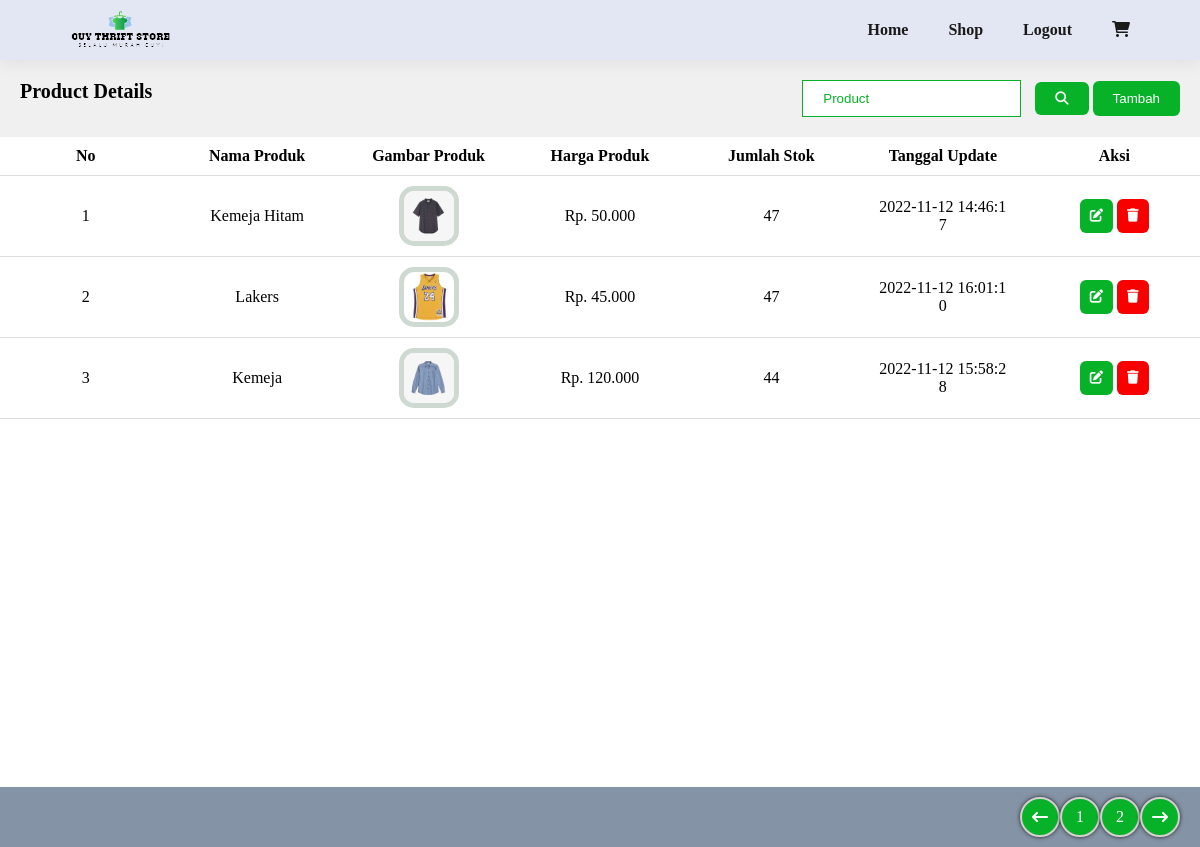
/admin/admin.php (signed in), run on an earlier commit of the app's database.
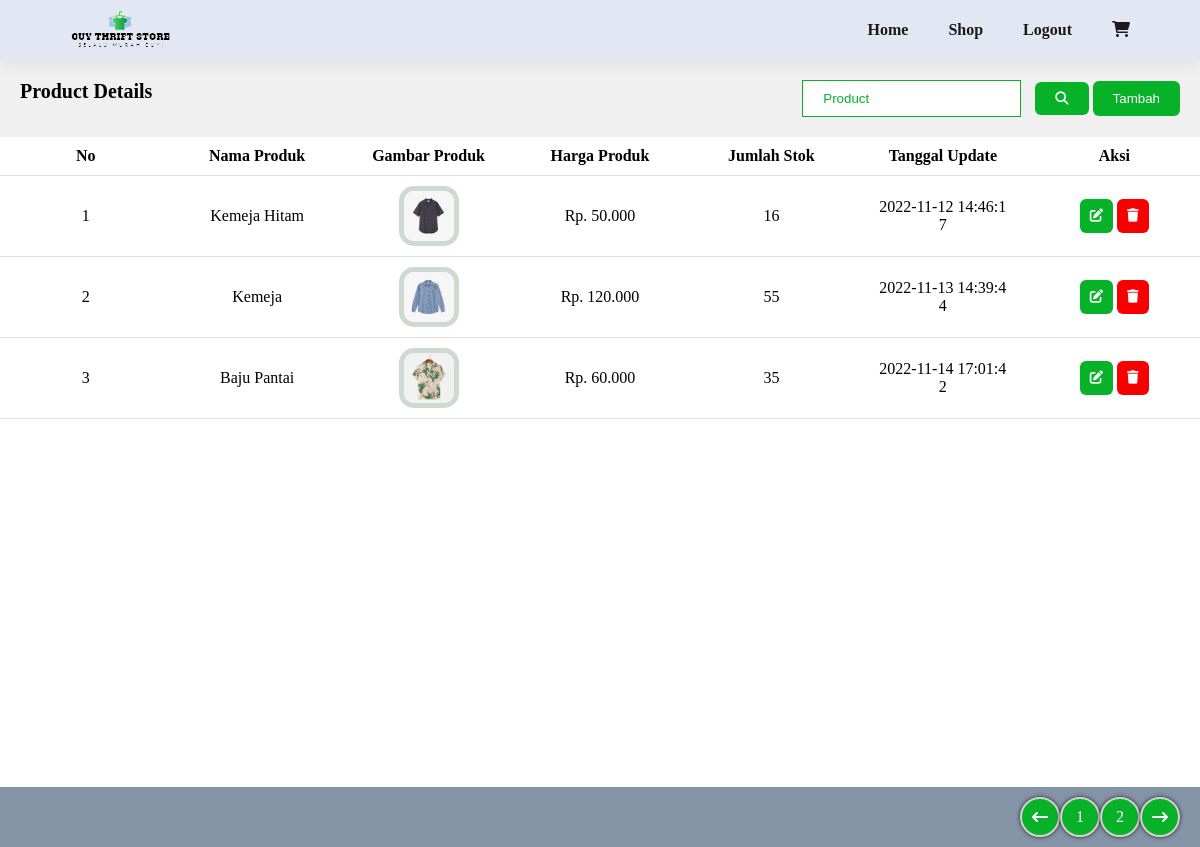
And on a later commit of the database.
### tables this page shows
CREATE TABLE `produk` (
  `Id_Produk` int(10) NOT NULL,
  `Nama_Produk` varchar(50) NOT NULL,
  `Gambar` varchar(255) NOT NULL,
  `Harga` int(15) NOT NULL,
  `Sisa_Stok` int(10) NOT NULL,
  `Tanggal` varchar(255) NOT NULL
);

### admin/admin.php (the view, shortened to what this page needs)
<?php
    require '../koneksi.php';
    if(isset($_SESSION['login'])){
      if($_SESSION['Role'] === "admin"){
        if (isset($_POST['cari'])) {
            $cari = $_POST['keyword'];
            $data = mysqli_query($conn, "SELECT * FROM produk WHERE Nama_Produk LIKE '%$cari%' OR Gambar LIKE '%$cari%' OR Harga LIKE '%$cari%' OR Sisa_Stok LIKE '%$cari%'");
        } else {
            $data = mysqli_query($conn, "SELECT * FROM produk ORDER BY Id_Produk ASC");
        }
      }else{
        header("Location: ../user/index_user.php");
      }
    }else{
        header("Location: ../umum/index.php");
    }
?>
<html lang="en">
<head>
    <link rel="stylesheet" href="../css/crud.css">
    <link rel="stylesheet" href="../css/style.css">
    <link rel="stylesheet" href="../fontawesome/css/all.css">
</head>
<body>
    <section id="header">
        <a href="#"><img src="../img/CUYLOGO-removebg-preview.png" class="logo " alt=""></a>
        <div>
            <ul id="navbar">
               <div class="navigation">
                <li><a href="index_admin.php">Home</a></li>
                <li><a href="shop_admin.php">Shop</a></li>
                <li><a href="../logout.php">Logout</li>
                <li id="bg-lg"><a href="admin.php"><i class="fa-solid fa-cart-shopping"></i></a></li>
               </div>
            </ul>
        </div>
    </section>
    <div class="table">
        <div class="table-header">
            <p>Product Details</p>
            <div>
                <form action="" method="post">
                    <input name="keyword" placeholder="Product">
                    <button class="tambah" name="cari"><i class="fa-sharp fa-solid fa-magnifying-glass"></i></button>
                    <button class="tambah"> <a href="tambah.php">Tambah</a></button>
                </form>
            </div>
        </div>
        <div class="table-section" >
            <table>
                <thead>
                    <tr>
                        <th>No</th>
                        <th>Nama Produk</th>
                        <th>Gambar Produk</th>
                        <th>Harga Produk</th>
                        <th>Jumlah Stok</th>
                        <th>Tanggal Update</th>
                        <th>Aksi</th>
                    </tr>
                </thead>
                <tbody>
                    <?php
                        $no = 1;
                        while($ts = mysqli_fetch_array($data)){
                    ?>
                            <tr>
                                <td><?php echo $no; ?></td>
                                <td><?php echo $ts["Nama_Produk"]; ?></td>
                                <td><img src="../img/crud/<?php echo $ts['Gambar'];?>"></td>
                                <td>Rp. <?php echo number_format($ts["Harga"],0 ,",",".") ?></td>
                                <td><?php echo $ts["Sisa_Stok"]; ?></td>
                                <td><?php echo $ts["Tanggal"]; ?></td>
                                <td>
                                    <button><a href="edit.php?id=<?php echo $ts["Id_Produk"]; ?>"><i class="fa-solid fa-pen-to-square"></a></i></button>
                                    <button><a href="hapus.php?id=<?php echo $ts["Id_Produk"]; ?>"><i class="fa-solid fa-trash"></a></i></button>
                                </td>
                            </tr>
                    <?php
                    $no++;
                        }
                    ?>
                </tbody>
            </table>
        </div>
        <div class="pagination">
            <div><i class="fa-solid fa-arrow-left-long"></i></div>
            <div>1</div>
            <div>2</div>
            <div><i class="fa-solid fa-arrow-right-long"></i></div>
        </div>
    </div>
</body>
</html>

### css/crud.css (style rules this page uses)
* { margin: 0; padding: 0; box-sizing: border-box; }
body { overflow: hidden; }
a { text-decoration: none; color: #fff; }
.table { width: 100%; }
.table-header { display: flex; justify-content: space-between; padding: 20px; background-color: rgba(240, 240, 240); }
.table-header p { color: #000; font-size: 20px; font-weight: 600; }
button { outline: none; border: none; border-radius: 6px; cursor: pointer; padding:10px; color: #fff; }
td button:nth-child(1) { background-color: #07b229; text-decoration: none; }
td button:nth-child(2) { background-color: #f80000; }
.tambah { padding: 10px 20px; color:#fff; background-color: #07b229; text-decoration: none; }
input { padding: 10px 20px; margin: 0 10px; outline: none; border: 1px solid #07b229; color: #07b229; }
.table-section { height: 650px; overflow: hidden; }
table { width: 100%; table-layout: fixed; min-width: 1000px; border-collapse: collapse; }
th,td { border-bottom: 1px solid #dddddd; padding: 10px 20px; word-break: break-all; text-align: center; }
td img { height: 60px; width: 60px; object-fit: cover; border-radius: 15px; border: 5px solid #ced9d2; }
.pagination { display: flex; justify-content: flex-end; width: 100%; padding: 10px 20px; background: #8493a5; }
.pagination div { padding: 10px; border: 2px solid #d5d0d0; height: 40px; width: 40px; border-radius: 100%; display: flex; justify-content: center; align-items: center; background-color: #07b229; color: #fff; box-shadow: 0px 0px 4px 0px rgba(0,0,0,0.75); }
::placeholder { color: #07b229; }

### css/style.css (style rules this page uses)
* { padding: 0; margin: 0; }
#header { display: flex; align-items: center; justify-content: space-between; padding: 10px 50px; background: #E3E6F3; box-shadow: 0 5px 15px rgba(0,0,0, 0.06); z-index:999; position: sticky; top: 0; left:0; }
#navbar .navigation { display: flex; align-items: center; justify-content: center; }
#navbar li { list-style: none; padding: 0 20px; position: relative; }
#navbar li a { text-decoration: none; font-size: 16px; font-weight: 600; color:#1a1a1a; transition: 0.3s ease; }

What changed in the data, as far as the page shows it:
removed produk: Nama_Produk "Lakers", Gambar (picture), Harga "45.000", Sisa_Stok "47", Tanggal "2022-11-12 16:01:10"
changed produk "Kemeja Hitam": Sisa_Stok "47" → "16"
changed produk "Kemeja": Sisa_Stok "44" → "55"; Tanggal "2022-11-12 15:58:28" → "2022-11-13 14:39:44"
added produk: Nama_Produk "Baju Pantai", Gambar (picture), Harga "60.000", Sisa_Stok "35", Tanggal "2022-11-14 17:01:42"
